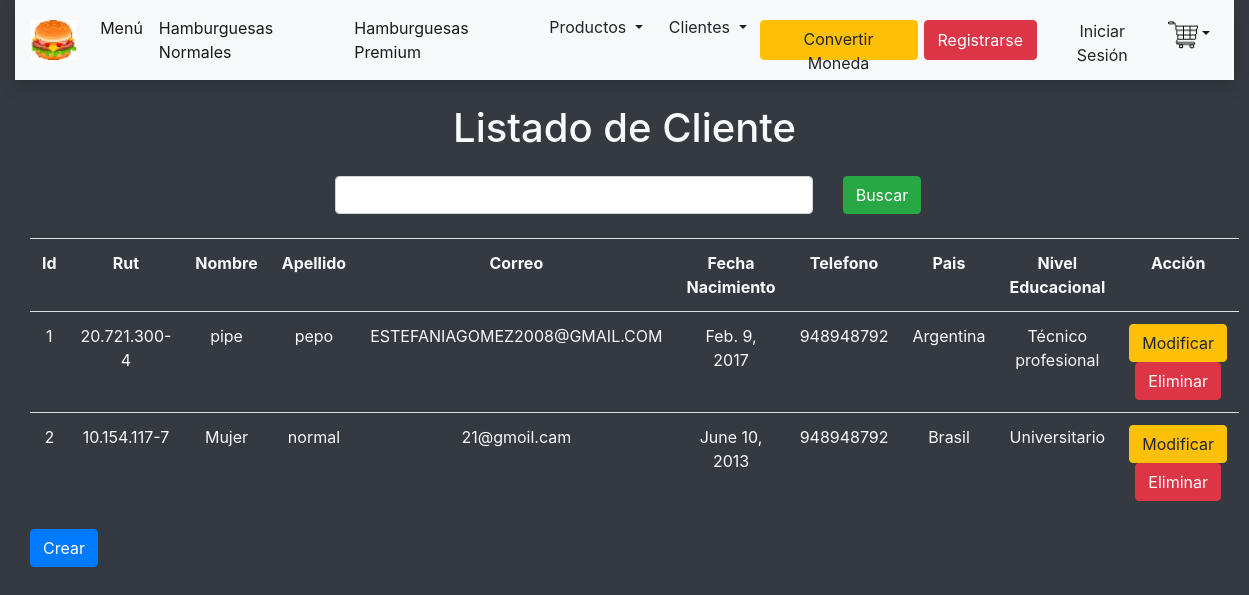
Screenshot of /listarCliente with the database file from the repository.
### hamburgame/models.py (models this page shows, shortened)
class Cliente(models.Model):
    id          = models.IntegerField(primary_key = True)
    rut         = models.CharField(max_length=50)
    nombre      = models.CharField(max_length=50)
    apellido    = models.CharField(max_length=50)
    correo      = models.CharField(max_length=50)
    fecha_nacimiento = models.DateField(auto_now=False, auto_now_add=False)
    telefono = models.IntegerField()
    pais = models.ForeignKey(Pais, on_delete=models.CASCADE, verbose_name="Pais")
    nivel_educacional = models.ForeignKey(NivelEducacional, on_delete=models.CASCADE, verbose_name="NivelEducacional")

class Pais(models.Model):
    id = models.IntegerField(primary_key = True)
    nombre_pais = models.CharField(max_length=50)
    def __str__(self):
        return self.nombre_pais

class NivelEducacional(models.Model):
    id = models.IntegerField(primary_key = True)
    nivel = models.CharField(max_length=50)
    def __str__(self):
        return self.nivel

### hamburgame/views.py (the view)
# urls.py: path('listarCliente', listarCliente, name="listarCliente"),
def listarCliente(request):
    listado = Cliente.objects.all()
    if request.method == 'POST':
        buscar = request.POST['txtBuscar']
        listado = Cliente.objects.filter(nombre__contains = buscar).order_by('nombre', 'apellido')
    contexto = { 'listado' : listado  }
    return render(request, 'listarCliente.html', contexto)

### hamburgame/templates/listarCliente.html (shortened to what this page needs)
{% extends "plantillaBase.html" %} {% block titulo %} {{ 'Listado de Cliente' }} {% endblock %} {% block tituloPestana %} {{ 'Listado de Cliente' }} {% endblock %} {% block contenido %}
<form method="post">
    <div class="row mt-4 justify-content-center">
        <div class="col-5">
            <input type="text" name="txtBuscar" class="form-control">
        </div>
        <div class="col-1">
            <input type="submit" class="btn btn-success" value="Buscar">
        </div>
    </div>
</form>
<div class="row mt-4">
    <div class="col-12">
        <table class="table text-light text-center">
            <tr>
                <th>Id</th>
                <th>Rut</th>
                <th>Nombre</th>
                <th>Apellido</th>
                <th>Correo</th>
                <th>Fecha Nacimiento</th>
                <th>Telefono</th>
                <th>Pais</th>
                <th>Nivel Educacional</th>
                <th>Acción</th>
            </tr>
            {% for objeto in listado %}
            <tr class="text-light text-cente" >
                <td>{{ objeto.id }}</td>
                <td>{{ objeto.rut }}</td>
                <td>{{ objeto.nombre }}</td>
                <td>{{ objeto.apellido }}</td>
                <td>{{ objeto.correo }}</td>
                <td>{{ objeto.fecha_nacimiento }}</td>
                <td>{{ objeto.telefono }}</td>
                <td>{{ objeto.pais }}</td>
                <td>{{ objeto.nivel_educacional }}</td>
                <td>
                    <a href="{% url 'modificarCliente' objeto.id %}" class="btn btn-warning">Modificar</a>
                    <a href="{% url 'eliminarCliente' objeto.id %}" class="btn btn-danger">Eliminar</a>
                </td>
            </tr>
            {% endfor %}
        </table>
    </div>
</div>
<div class="row">
    <div class="col-12">
        <a href="{% url 'crearCliente' %}" class="btn btn-primary">Crear</a>
    </div>
</div>
{% endblock%}

### rows the page displays
Cliente: id "1", rut "20.721.300-4", nombre "pipe", apellido "pepo", correo "ESTEFANIAGOMEZ2008@GMAIL.COM", fecha_nacimiento "Feb. 9, 2017", telefono "948948792", pais "Argentina", nivel_educacional "Técnico profesional"
Cliente: id "2", rut "10.154.117-7", nombre "Mujer", apellido "normal", correo "21@gmoil.cam", fecha_nacimiento "June 10, 2013", telefono "948948792", pais "Brasil", nivel_educacional "Universitario"

### other values shown
{{ 'Listado de Cliente' }} "Listado de Cliente"
